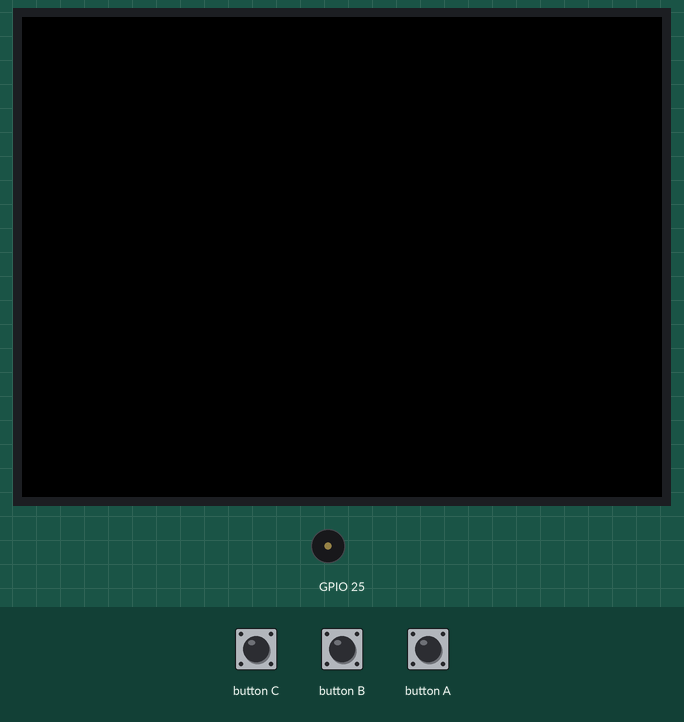
Recording of a sketch running on a simulated ESP32. Parts: 320×240 colour display, buzzer (waves = sounding). Inputs (shaded band) come from the test bench.

Above: at 1.3 s.
1.4 s: button A pressed for 0.15 s
At 1.47 s:
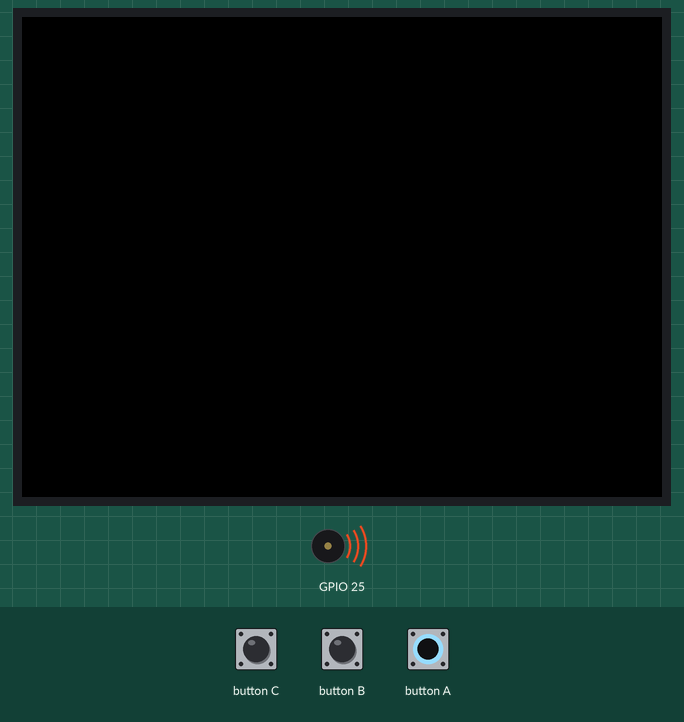
3.0 s: button A pressed for 3.2 s
At 6.9 s:
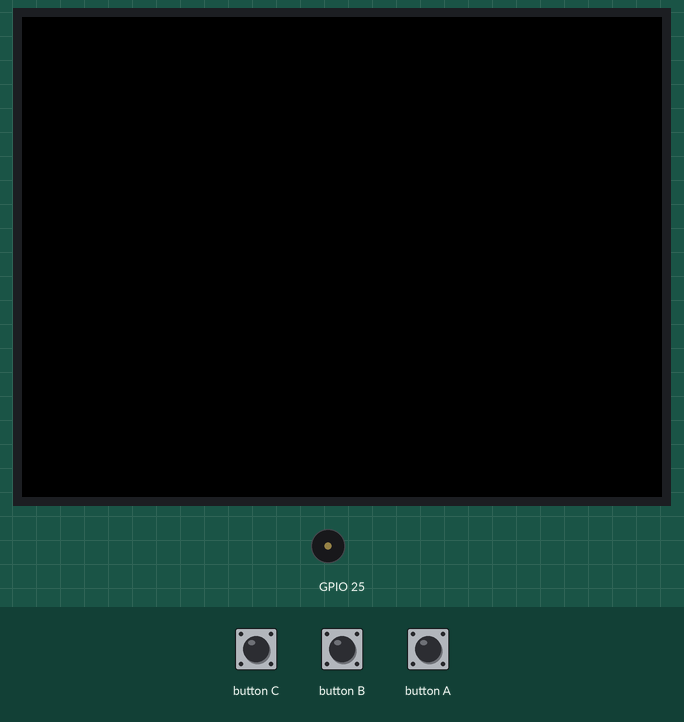
Timing chart, 0 to 8.4 s (numbered marks = the images above; inputs shaded):
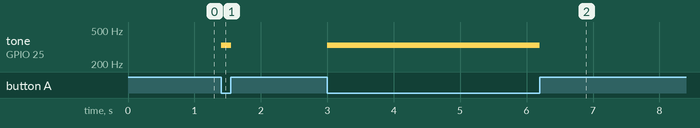

Measured:
- after the input at 1.4 s, tone on GPIO 25: silent → 330 Hz at once, → silent 0.15 s later
- after the input at 3.0 s, tone on GPIO 25: silent → 330 Hz at once, → silent 3.2 s later

The sketch:

sketch_sep09a.ino
```cpp
#include <M5Stack.h>

#define B1 262
#define Cd1 277
#define D1 294
#define Dd1 311
#define E1 330
#define F1 349
#define Fd1 370
#define Gd1 415
#define A1 440
#define Ad1 466
#define H1 494
#define G_1 392

int music[] =
{
  E1,E1,E1,
  E1,E1,E1,
  E1,G_1,Cd1,D1,E1,
  F1,F1,F1,F1,
  F1,E1,E1,
  E1,D1,D1,E1,D1,
  G_1
};

int siz = sizeof(music)/sizeof(int);
int op = 0;

void setup() {
  // put your setup code here, to run once:
  M5.begin(); // don't forget this command
}

void loop() {
  // put your main code here, to run repeatedly:
  if(M5.BtnA.wasPressed())
  {
    if(op>=siz){op%=siz;}
    M5.Speaker.tone(music[op]);
  }
  if(M5.BtnA.wasReleased())
  {
    M5.Speaker.mute();
    op+=1;
  }
  M5.update();
}
```
